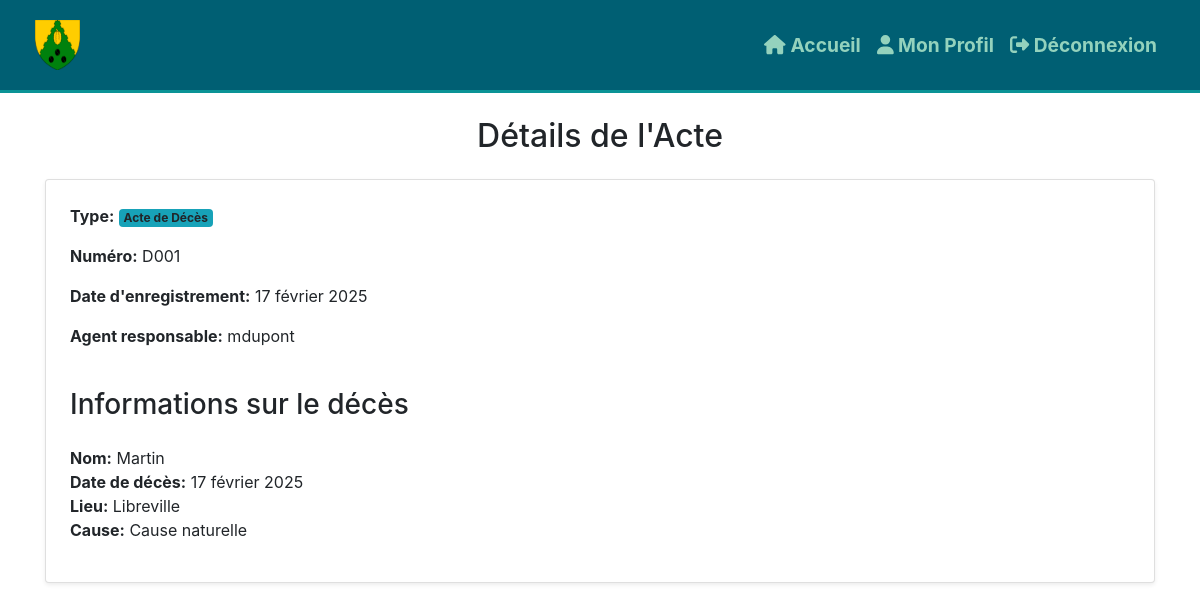
The app's page /acte/3/ (signed in) with its own data.
### etat_civil/models.py (models this page shows, shortened)
class ActeEtatCivil(models.Model):
    TYPE_ACTE_CHOICES = [
        ('naissance', 'Acte de Naissance'),
        ('mariage', 'Acte de Mariage'),
        ('deces', 'Acte de Décès'),
    ]
    type_acte = models.CharField(max_length=10, choices=TYPE_ACTE_CHOICES)
    numero_acte = models.CharField(max_length=50, unique=True)
    date_enregistrement = models.DateField(auto_now_add=True)
    agent_responsable = models.ForeignKey(AgentMunicipal, on_delete=models.SET_NULL, null=True)
    document_pdf = models.FileField(upload_to='actes/', blank=True, null=True)  # Stockage du PDF

class AgentMunicipal(AbstractUser):
    matricule = models.CharField(max_length=20, unique=True)
    fonction = models.CharField(max_length=100)
    groups = models.ManyToManyField(
        Group,
        related_name='agentmunicipal_set',  #  nom unique
        blank=True,
    )
    user_permissions = models.ManyToManyField(
        Permission,
        related_name='agentmunicipal_permissions',  #  nom unique
        blank=True,
    )

class ActeDeces(models.Model):
    acte = models.OneToOneField(ActeEtatCivil, on_delete=models.CASCADE)
    nom = models.CharField(max_length=100)
    date_deces = models.DateField()
    lieu_deces = models.CharField(max_length=150)
    cause_deces = models.TextField()

### etat_civil/views.py (the view)
# urls.py: path('acte/<int:acte_id>/', views.detail_acte, name='detail_acte'),
@login_required
def detail_acte(request, acte_id):
    acte = get_object_or_404(ActeEtatCivil, id=acte_id)
    if acte.type_acte == "naissance":
        details = get_object_or_404(ActeNaissance, acte=acte)
    elif acte.type_acte == "mariage":
        details = get_object_or_404(ActeMariage, acte=acte)
    elif acte.type_acte == "deces":
        details = get_object_or_404(ActeDeces, acte=acte)
    else:
        details = None
    return render(request, "actes/detail.html", {"acte": acte, "details": details})

### etat_civil/templates/actes/detail.html (shortened to what this page needs)
{% extends "base.html" %}
{% block content %}
<div class="container">
    <h2 class="text-center my-4">Détails de l'Acte</h2>
    <div class="card p-4 shadow-sm">
        <p><strong>Type:</strong> <span class="badge bg-info">{{ acte.get_type_acte_display }}</span></p>
        <p><strong>Numéro:</strong> {{ acte.numero_acte }}</p>
        <p><strong>Date d'enregistrement:</strong> {{ acte.date_enregistrement }}</p>
        <p><strong>Agent responsable:</strong> {{ acte.agent_responsable.username }}</p>
        {% if details %}
            {% if acte.type_acte == "naissance" %}
                <h3 class="my-4">Informations sur la naissance</h3>
                <ul class="list-unstyled">
                    <li><strong>Nom:</strong> {{ details.nom }}</li>
                    <li><strong>Prénom:</strong> {{ details.prenom }}</li>
                    <li><strong>Date de naissance:</strong> {{ details.date_naissance }}</li>
                    <li><strong>Lieu:</strong> {{ details.lieu_naissance }}</li>
                    <li><strong>Père:</strong> {{ details.nom_pere }}</li>
                    <li><strong>Mère:</strong> {{ details.nom_mere }}</li>
                </ul>
            {% elif acte.type_acte == "deces" %}
                <h3 class="my-4">Informations sur le décès</h3>
                <ul class="list-unstyled">
                    <li><strong>Nom:</strong> {{ details.nom }}</li>
                    <li><strong>Date de décès:</strong> {{ details.date_deces }}</li>
                    <li><strong>Lieu:</strong> {{ details.lieu_deces }}</li>
                    <li><strong>Cause:</strong> {{ details.cause_deces }}</li>
                </ul>
            {% endif %}
        {% endif %}
    </div>
</div>
{% endblock %}

### records on screen
ActeEtatCivil: type_acte "Acte de Décès", numero_acte "D001", date_enregistrement "17 février 2025", agent_responsable.username "mdupont"
ActeDeces: nom "Martin", date_deces "17 février 2025", lieu_deces "Libreville", cause_deces "Cause naturelle"
